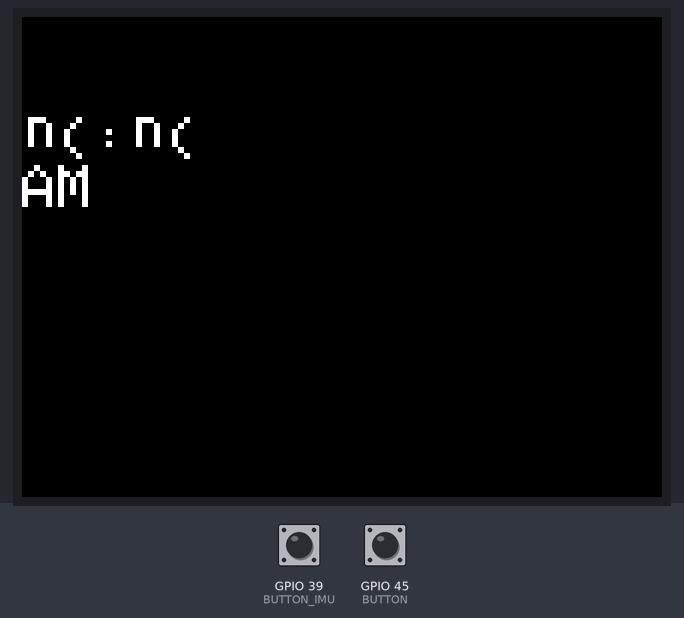
Recording of a sketch running on a simulated ESP32. Shown: 320×240 colour display. Inputs (shaded band) come from the test bench; at power-on: GPIO 45 (BUTTON) HIGH, GPIO 39 (BUTTON_IMU) HIGH. WiFi joins after 1.5 s; servers stay silent unless stated; uploads are accepted with an empty reply; what the sketch prints to the serial monitor is not drawn.

Above: at 5.6 s.
5.7 s: GPIO 45 (BUTTON) pulled LOW for 0.15 s
Timing chart, 0 to 8.7 s (numbered marks = the images above; inputs shaded):
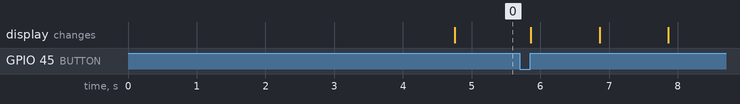

The sketch:

src.ino
```cpp
#include <WiFi.h> //Connect to WiFi Network
#include <TFT_eSPI.h> // Graphics and font library for ST7735 driver chip
#include <SPI.h> //Used in support of TFT Display
#include <string.h>  //used for some string handling and processing.
#include <mpu6050_esp32.h>

TFT_eSPI tft = TFT_eSPI();


//state machine for pinging/incrementing, description of states in documentation for the function (scroll)
const uint8_t IDLE = 0;
const uint8_t INCREMENT = 1;
const uint8_t PING = 2;
uint8_t state = PING;

// state machine for face switching:
const uint8_t START_FACE = 3;
const uint8_t DOWN_FACE = 4;
const uint8_t UP_FACE = 5;
bool display_seconds = 1; //boolean representing whether to display seconds or not
int face_state = START_FACE;


//state machine for accelerometer:
const uint8_t START = 6;
const uint8_t MOTION = 7;
const uint8_t STOPPED_INCREMENT = 8;
int acc_state = START;
unsigned long acc_timer; //timer storing the elapsed time since last motion
bool screen_on = 1; //boolean representing whether the screen should be on or not


//state machine for button 39 associated with accelerometer
const uint8_t IMU_IDLE = 9;
const uint8_t IMU_DOWN = 10;
const uint8_t IMU_UP = 11;
int imu_state = IMU_IDLE;
bool always_on = 1; //boolean representing whether we are in the always on mode or the accelerometer mode.

const int RESPONSE_TIMEOUT = 6000; //ms to wait for response from host
const uint16_t IN_BUFFER_SIZE = 1000; //size of buffer to hold HTTP request
const uint16_t OUT_BUFFER_SIZE = 1000; //size of buffer to hold HTTP response
char request_buffer[IN_BUFFER_SIZE]; //char array buffer to hold HTTP request
char response_buffer[OUT_BUFFER_SIZE]; //char array buffer to hold HTTP response
char response_buffer_increment[OUT_BUFFER_SIZE]; //char array buffer to hold HTTP response
char response_copy[OUT_BUFFER_SIZE];
char formatted[15]; // char array buffer to hold formatted time response
char prev_formatted[15]; //char array holding the formatted time response at the last http ping.
char fin[15]; //character array representing the final time that we are printing (need this variable for the colon flashing, one version of the final string will have the colon, other won't)

char network[] = "MIT";
char password[] = "";
uint8_t scanning = 0;//set to 1 if you'd like to scan for wifi networks (see below):
uint8_t channel = 1;
byte bssid[] = {0x5C, 0x5B, 0x35, 0xEF, 0x59, 0xC3}; //6 byte MAC address of AP you're targeting. Next House 5 west
//byte bssid[] = {0x5C, 0x5B, 0x35, 0xEF, 0x59, 0x03}; //3C
//byte bssid[] = {0xD4, 0x20, 0xB0, 0xC4, 0x9C, 0xA3}; //quiet side stud

unsigned long prev_time; //time value representing the time AT the last http ping.
unsigned long elapsed_time; //timer representing time SINCE the last http  ping.
const int PING_TIMEOUT = 90000; //90 seconds

MPU6050 imu; //imu object called, appropriately, imu
const int BUTTON_IMU = 39;
const int BUTTON = 45; //pin connected to button

//colon flashing related variables:
unsigned long elapsed_time_colon; //timer representing the last switch between colon/no colon
unsigned long prev_colon; //time AT the last switch between colon/no colon.
bool colon_bool = 1; //boolean representing whether to display the colon.


float old_acc_mag, older_acc_mag; //maybe use for remembering older values of acceleration magnitude
float acc_mag = 0;  //used for holding the magnitude of acceleration
float avg_acc_mag = 0; //used for holding the running average of acceleration magnitude
const float ZOOM = 9.81;
float x, y, z; //variables for grabbing x,y,and z values


/*----------------------------------
 * char_append Function:
 * Arguments:
 *    char* buff: pointer to character array which we will append a
 *    char c:
 *    uint16_t buff_size: size of buffer buff
 *
 * Return value:
 *    boolean: True if character appended, False if not appended (indicating buffer full)
 */
uint8_t char_append(char* buff, char c, uint16_t buff_size) {
        int len = strlen(buff);
        if (len>buff_size) return false;
        buff[len] = c;
        buff[len+1] = '\0';
        return true;
}

/*----------------------------------
 * do_http_GET Function:
 * Arguments:
 *    char* host: null-terminated char-array containing host to connect to
 *    char* request: null-terminated char-arry containing properly formatted HTTP GET request
 *    char* response: char-array used as output for function to contain response
 *    uint16_t response_size: size of response buffer (in bytes)
 *    uint16_t response_timeout: duration we'll wait (in ms) for a response from server
 *    uint8_t serial: used for printing debug information to terminal (true prints, false doesn't)
 * Return value:
 *    void (none)
 */
void do_http_GET(char* host, char* request, char* response, uint16_t response_size, uint16_t response_timeout, uint8_t serial){
  WiFiClient client; //instantiate a client object
  if (client.connect(host, 80)) { //try to connect to host on port 80
    if (serial) Serial.print(request);//Can do one-line if statements in C without curly braces
    client.print(request);
    memset(response, 0, response_size); //Null out (0 is the value of the null terminator '\0') entire buffer
    uint32_t count = millis();
    while (client.connected()) { //while we remain connected read out data coming back
      client.readBytesUntil('\n',response,response_size);
      if (serial) Serial.println(response);
      if (strcmp(response,"\r")==0) { //found a blank line!
        break;
      }
      memset(response, 0, response_size);
      if (millis()-count>response_timeout) break;
    }
    memset(response, 0, response_size);
    count = millis();
    while (client.available()) { //read out remaining text (body of response)
      char_append(response,client.read(),OUT_BUFFER_SIZE);
    }
    if (serial) Serial.println(response);
    client.stop();
    if (serial) Serial.println("-----------");
  }else{
    if (serial) Serial.println("connection failed :/");
    if (serial) Serial.println("wait 0.5 sec...");
    client.stop();
  }
}

/*----------------------------------
 * format_time Function:
 This function's goal is to format the time from military time to non-military time.
 * Arguments:
    * char* response: null terminated character array containing the unformatted time (military time)
    * char* destination: null terminated character array to store the properly formatted time.
*/
void format_time(char* response, char* destination){
  int hour = (response[0] - '0')*10 + (response[1]-'0');
  if(hour > 12){
    hour = hour-12;
  }
  //midnight
  else if(hour == 0){
    hour = 12;
  }
  destination[0] = (hour/10) + '0';
  destination[1] = (hour%10) + '0';
  for(int i = 2; i < 8; i++)
    destination[i] = response[i];
}

/*----------------------------------
 * increment_time Function:
 This function's goal is to increment the time by the number of milliseconds elapsed.
 Reference refers to the time string at the last http get request in implementation.
 * Arguments:
    * int milliseconds: containing the time value to increment by in milliseconds.
    * char* reference: null terminated character array containing the time string to be incremented.
    * char* destination: null terminated character array containing the destination for the incremented time.
    * bool military: whether to increment the time in military form or non military time form.
*/
void increment_time(int milliseconds, char* reference, char* destination, bool military){
  //indices 0 and 1 are hour
  //indices 3 and 4 are mins
  //indices 6 and 7 are seconds
  //indices 2,5 are colons :p

  //since we are pinging every 90 seconds, the elapsed time will always be less than or equal to 1 min 30 seconds
  int seconds = (milliseconds / 1000) % 60;
  int mins = (milliseconds / 1000) / 60;


  int response_mins = ((reference[3] - '0') * 10) + (reference[4] - '0');
  int response_seconds = ((reference[6] - '0')*10) + (reference[7]-'0');
  int response_hours = ((reference[0] - '0') * 10) + (reference[1] - '0');

  //increment mins and seconds
  response_mins += mins;
  response_seconds += seconds;

  //checking to see if we need to increment the minutes/hours more
  if(response_seconds >= 60){
    response_mins += 1;
    response_seconds -= 60;
  }
  if(response_mins >= 60){
    response_hours += 1;
    response_mins -= 60;
  }

  //if it's not military time, adjust the hours so that it is not in military time anymore.
  if(military == 0){
    if(response_hours > 12){
      response_hours = response_hours % 12;
    }
  }

  //checking for midnight, otherwise if the ping happens before midnight the hour will increment to 24 instead of 00 and print AM.
  else{
    if(response_hours >= 24)
       response_hours = 0;
  }

  //using this info to do some wacky string manipulation :D
  int tens = response_mins / 10;
  int ones = response_mins % 10;
  destination[3] = tens + '0';
  destination[4] = ones + '0';

  tens = response_seconds / 10;
  ones = response_seconds % 10;

  destination[6] = tens + '0';
  destination[7] = ones+ '0';

  tens = response_hours / 10;
  ones = response_hours % 10;
  destination[0] = tens + '0';
  destination[1] = ones+ '0';
}

/*----------------------------------
 * http_get_time Function:
 This function pings the time server and also trims the output so that it just contains the time string.
*/
void http_get_time(){
  memset(formatted, 0, sizeof(formatted));
    sprintf(request_buffer, "GET http://iesc-s3.mit.edu/esp32test/currenttime HTTP/1.1\r\n");
    strcat(request_buffer, "Host: iesc-s3.mit.edu\r\n"); //add more to the end
    strcat(request_buffer, "\r\n"); //add blank line!
    do_http_GET("iesc-s3.mit.edu", request_buffer, response_buffer, OUT_BUFFER_SIZE, RESPONSE_TIMEOUT, true);

    for(int i = 0; i < 8; i++){
      response_copy[i] = response_buffer[i + 11];
    }
    format_time(response_copy, formatted);
    //tft.println(formatted);


}

/*----------------------------------
 * morning Function:
 This function's goal is to look at whether the current time is AM or PM. It does this by looking at the military time version of the string.
 * Return value: returns a boolean value for whether it is morning or not (1 if AM, 0 or PM)
*/
bool morning(){
  int hour = 0;
  hour += (response_buffer_increment[0] - '0')*10 + (response_buffer_increment[1] - '0');
  if(hour < 12)
    return 1;
  else
    return 0;
}

/*----------------------------------
 * increment_sm Function:
 This function represents a state machine for whether it is time to put in a new http request or just increment the time using information from millis().
 It also is the function responsible for printing to the LCD screen.
 IDLE: Set the timers and switch to ping state.
 INCREMENT: Increments the time unless it's been longer than 90 seconds, then switch to Ping if it is.
 PING: Performs the http request.
 * Arguments:
    * bool mode: corresponding to whether the colon should be flashing or not, mode = 0 corresponds to colon flashing without seconds, 1 to displaying seconds
    * bool screen_on: correspnoding to whether the screen should be on or not(important for imu)
*/
void increment_sm(bool mode, bool screen_on){
  switch(state){
    case IDLE:
      state = PING;
      prev_time = millis();
      prev_colon = millis();
      elapsed_time = 0;
      break;
    case INCREMENT:
      if(elapsed_time > PING_TIMEOUT)
        state = PING;
      else{
        if(screen_on){
          elapsed_time = millis()-prev_time;
          elapsed_time_colon = millis() - prev_colon;
          increment_time(elapsed_time, prev_formatted, formatted, 0);
          increment_time(elapsed_time, response_copy, response_buffer_increment, 1);
          formatted[2] = ':';
          //colon flashing mode related things:
          if(mode == 0){
            if(elapsed_time_colon >= 1000){
              colon_bool = !colon_bool;
              prev_colon = millis();

            }
            if(!colon_bool){
              formatted[2] = ' ';
            }
            else{
              formatted[2] = ':';
            }

            for(int i = 0; i < 5; i++){
              fin[i] = formatted[i];
            }
            //basically replace the colon and seconds with blank spaces so "11:00:24" becomes "11:00   "
            for(int i = 5; i < strlen(formatted);i++){
              fin[i] = ' ';
            }
          }
          else{
            strcpy(fin, formatted);
          }
          //gets rid of the leading 0
          if(fin[0] == char(48)){
            memset(fin, ' ', 1);
          }
          //tft printing
          tft.setCursor(0, 50, 1);
          tft.println(fin);
          if(morning())
            tft.println("AM");
          else
            tft.println("PM");
          strcpy(fin, "");
        }
        else{
          tft.fillScreen(TFT_BLACK);
        }
      }

      break;

    case PING:
      http_get_time();

      //these lines are for an offset I noticed I think is related to the time it takes to ping the server? I noticed my time was consistently off by about a second.
      formatted[7] = (formatted[7]-'0'+1) + '0';
      response_copy[7] = (response_copy[7]-'0'+1) + '0';


      prev_time = millis();
      elapsed_time = 0;
      strcpy(prev_formatted, formatted);
      strcpy(response_buffer_increment, response_copy);
      Serial.println(response_buffer_increment);
      state = INCREMENT;
      break;


  }
}

/*----------------------------------
 * face_sm Function:
 This function is a state machine for switching between the two faces (colon flashing or displaying seconds with no colon flash)
 START_FACE: waits for a push on button.
 DOWN_FACE: detected a push, waiting for the release
 UP_FACE: Flips the boolean display_seconds and resets to START_FACE.
 * Arguments:
    * int button45: Value found from digitalRead for whether button at GPIO pin 45 has been pushed.
*/
void face_sm(int button45){
  switch(face_state){
    case(START_FACE):
      if(button45 == 0)
        face_state = DOWN_FACE;
      break;
    case(DOWN_FACE):
      if(button45 == 1)
        face_state = UP_FACE;
      break;
    case(UP_FACE):
      display_seconds = !display_seconds;
      face_state = START_FACE;

      colon_bool = 1;
      break;
  }
}

/*----------------------------------
 * acc_sm Function:
 This function is responsible for switching between on and off when in IMU mode:
 START: The start state, defaults to turning the screen on and waiting for 15 seconds or for motion.
 MOTION: Switches to this state if there is motion detected, if the imu reads a reading that corresponds to no motion, switches to the stop/increment state.
 STOPED_INCREMENT: switches to this state when there is no motion detected or from the start state.
*/
void acc_sm(){
  imu.readAccelData(imu.accelCount);
  x = ZOOM * imu.accelCount[0] * imu.aRes;
  y = ZOOM * imu.accelCount[1] * imu.aRes;
  z = ZOOM * imu.accelCount[2] * imu.aRes;
  acc_mag = sqrt(x*x + y*y + z*z);
  avg_acc_mag = (old_acc_mag + older_acc_mag + acc_mag) /3.0;
  older_acc_mag = old_acc_mag;
  old_acc_mag = acc_mag;

  switch(acc_state){
    case(START):
      screen_on = 1;

      if(avg_acc_mag < 8)
        acc_state = MOTION;
      else if(millis()-acc_timer > 15000)
        acc_state = STOPPED_INCREMENT;
      break;
    case(MOTION):
      screen_on = 1;
      acc_timer = millis();
      if(avg_acc_mag > 10)
        acc_state = STOPPED_INCREMENT;
      break;
    case (STOPPED_INCREMENT):
      if(avg_acc_mag<8)
        acc_state = MOTION;
      else if(millis()-acc_timer > 15000)
        screen_on = 0;
      break;
  }

}

/*----------------------------------
 * imu_button_sm Function:
 This function represents a state machine for the button at pin 39, responsible for switching between the imu mdoe/ always on mode.
 IMU_IDLE: Waiting for a button push
 IMU_DOWN: Button has been pushed; waiting for button release.
 IMU_UP: Button has been pressed and released, switch between the mode using the always_on boolean.
*/
void imubutton_sm(){
  int imu_pushed = digitalRead(BUTTON_IMU);
  switch(imu_state){
    case(IMU_IDLE):
      if(imu_pushed == 0)
        imu_state = IMU_DOWN;
      break;

    case(IMU_DOWN):
      if(imu_pushed == 1)
        imu_state = IMU_UP;
      break;
    case(IMU_UP):
      always_on = !always_on;
      if(!always_on)
        acc_timer = millis();
      imu_state = IMU_IDLE;
      break;
  }
}

void setup() {
  tft.init();  //init screen
  tft.setRotation(3); //adjust rotation
  tft.setTextSize(3); //default font size
  tft.fillScreen(TFT_BLACK); //fill background
  tft.setTextColor(TFT_WHITE, TFT_BLACK); //set color of font to green foreground, black background
  Serial.begin(115200); //begin serial comms
  delay(100); //wait a bit (100 ms)
  Wire.begin();
  delay(50); //pause to make sure comms get set up
  if (imu.setupIMU(1)) {
    Serial.println("IMU Connected!");
  } else {
    Serial.println("IMU Not Connected :/");
    Serial.println("Restarting");
    ESP.restart(); // restart the ESP (proper way)
  }
  if (scanning){
    int n = WiFi.scanNetworks();
    Serial.println("scan done");
    if (n == 0) {
      Serial.println("no networks found");
    } else {
      Serial.print(n);
      Serial.println(" networks found");
      for (int i = 0; i < n; ++i) {
        Serial.printf("%d: %s, Ch:%d (%ddBm) %s ", i + 1, WiFi.SSID(i).c_str(), WiFi.channel(i), WiFi.RSSI(i), WiFi.encryptionType(i) == WIFI_AUTH_OPEN ? "open" : "");
        uint8_t* cc = WiFi.BSSID(i);
        for (int k = 0; k < 6; k++) {
          Serial.print(*cc, HEX);
          if (k != 5) Serial.print(":");
          cc++;
        }
        Serial.println("");
      }
    }
  }
  delay(100); //wait a bit (100 ms)


  //if using regular connection use line below:
 // WiFi.begin("MIT", "");
  //if using channel/mac specification for crowded bands use the following:
  WiFi.begin(network, password, channel, bssid);
  uint8_t count = 0; //count used for Wifi check times
  Serial.print("Attempting to connect to ");
  Serial.println(network);
  while (WiFi.status() != WL_CONNECTED && count<6) {
    delay(500);
    Serial.print(".");
    count++;
  }
  delay(2000);
  if (WiFi.isConnected()) { //if we connected then print our IP, Mac, and SSID we're on
    Serial.println("CONNECTED!");
    Serial.printf("%d:%d:%d:%d (%s) (%s)\n",WiFi.localIP()[3],WiFi.localIP()[2],
                                            WiFi.localIP()[1],WiFi.localIP()[0],
                                          WiFi.macAddress().c_str() ,WiFi.SSID().c_str());
    delay(500);
  } else { //if we failed to connect just Try again.
    Serial.println("Failed to Connect :/  Going to restart");
    Serial.println(WiFi.status());
    ESP.restart(); // restart the ESP (proper way)
  }

  prev_time = millis();
  pinMode(BUTTON, INPUT_PULLUP);
  pinMode(BUTTON_IMU, INPUT_PULLUP);
}


void loop(){
  imubutton_sm();
  if(!always_on){
    acc_sm();
  }
  else{
    //screen should always be on in... always on mode.
    screen_on = 1;
    acc_state = START;
  }
  increment_sm(display_seconds, screen_on);
  face_sm(digitalRead(BUTTON));

}
```
